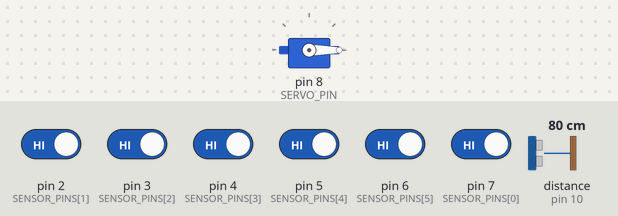
Recording of a sketch running on a simulated Arduino Uno, built with avr-gcc and run on an emulated ATmega328P. Parts: servo. Wiring (inferred from the names in the program): ultrasonic range finder: trigger pin 9; echo pin 10. The inputs (shaded band) are chosen by the test bench; at power-on: pin 2 (SENSOR_PINS[1]), pin 3 (SENSOR_PINS[2]), pin 4 (SENSOR_PINS[3]), pin 5 (SENSOR_PINS[4]), pin 6 (SENSOR_PINS[5]), pin 7 (SENSOR_PINS[0]) HIGH, distance to the obstacle (sensor on pin 10) 80 cm. The echo pulse lasts 58.3 µs per cm; what the sketch prints to the serial monitor is not drawn.

Above: at 2.2 s.
2.3 s: distance to the obstacle (sensor on pin 10) set to 13 cm
4.2 s: distance to the obstacle (sensor on pin 10) set to 10 cm
At 6.3 s:
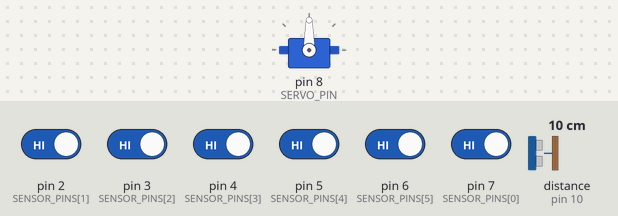
10.6 s: distance to the obstacle (sensor on pin 10) set to 18 cm
At 11.6 s:
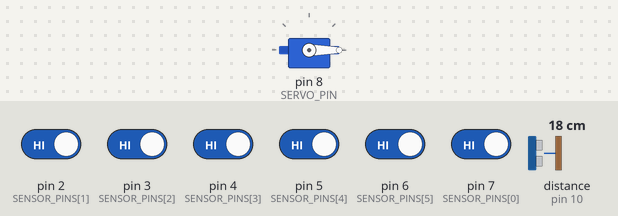
12.1 s: distance to the obstacle (sensor on pin 10) set to 2 cm
At 13.5 s:
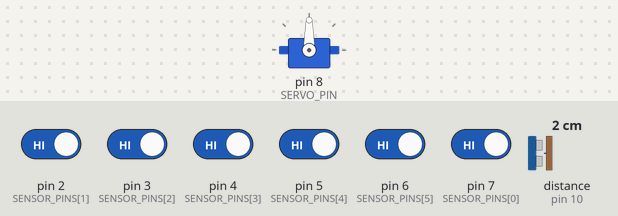
Timing chart, 0 to 14.7 s (numbered marks = the images above; inputs shaded):
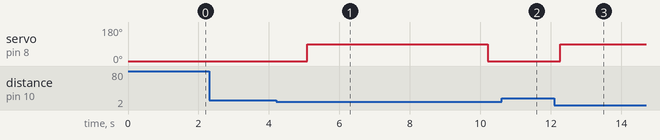

Measured:
- the behaviour switches between 12 and 11 cm on distance to the obstacle (sensor on pin 10) (found by bisection; images 0 and 1)
- after the input at 2.3 s, every drawn part: stays the same
- after the input at 4.2 s, servo on pin 8 (SERVO_PIN): 0° → 90° after 0.88 s, → 0° 5.1 s later
- after the input at 10.6 s, servo on pin 8 (SERVO_PIN): stays 0° (without the input it goes to 90° after 0.65 s)
- after the input at 12.1 s, servo on pin 8 (SERVO_PIN): 0° → 90° after 0.16 s

The sketch:

arduinoCode.ino
```cpp
#include <Servo.h>

const int TOTAL_SLOTS = 6;
const int SENSOR_PINS[TOTAL_SLOTS] = {7, 2, 3, 4, 5, 6};
const int TRIGGER_PIN = 9;
const int ECHO_PIN = 10;
const int SERVO_PIN = 8;
const int MOTION_THRESHOLD = 10;

Servo parkingServo;
bool servoMoved = false;
unsigned long lastServoMoveTime = 0;
const unsigned long servoResetDelay = 5000;

long duration;
int distance;

void setup() {
  Serial.begin(9600);
  for (int i = 0; i < TOTAL_SLOTS; i++) {
    pinMode(SENSOR_PINS[i], INPUT_PULLUP);
  }
  pinMode(TRIGGER_PIN, OUTPUT);
  pinMode(ECHO_PIN, INPUT);
  parkingServo.attach(SERVO_PIN);
  parkingServo.write(0);
  delay(1000);
}

void loop() {
  for (int slotNumber = 0; slotNumber < TOTAL_SLOTS; slotNumber++) {
    int sensorStatus = digitalRead(SENSOR_PINS[slotNumber]);
    Serial.print(slotNumber + 1);
    Serial.print(":");
    Serial.println(sensorStatus == LOW ? "occupied" : "available");
  }
  distance = measureDistance();
  if (distance > 0 && distance <= MOTION_THRESHOLD && !servoMoved) {
    parkingServo.write(90);
    servoMoved = true;
    lastServoMoveTime = millis();
    Serial.println("Motion detected! Servo rotated to 90 degrees.");
  }
  if (servoMoved && millis() - lastServoMoveTime > servoResetDelay) {
    parkingServo.write(0);
    servoMoved = false;
    Serial.println("Servo returned to 0 degrees.");
  }
  delay(1000);
}

int measureDistance() {
  digitalWrite(TRIGGER_PIN, LOW);
  delayMicroseconds(2);
  digitalWrite(TRIGGER_PIN, HIGH);
  delayMicroseconds(10);
  digitalWrite(TRIGGER_PIN, LOW);
  long duration = pulseIn(ECHO_PIN, HIGH);
  int distance = duration * 0.034 / 2;
  return distance;
}
```
